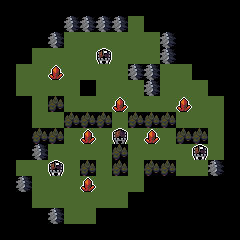

The image is a tile-based game level rendered from a .tmx file. Its description and complete source (layers, tilesets, objects, tile grids) follow:
An orthogonal 15x15 tile map with 16x16 px tiles, 3 tile layers (Tiles, Objects, Tier3), 6 hidden layers not drawn.

<map version="1.10" tiledversion="1.10.0" orientation="orthogonal" renderorder="right-down" width="15" height="15" tilewidth="16" tileheight="16" infinite="0" nextlayerid="33" nextobjectid="102">
 <editorsettings>
  <export format="MUD Templates" />
 </editorsettings>
 <tileset firstgid="1" source="../../../tilesets/map-maker-tileset.tsx" />
 <group id="17" name="Tiles" offsetx="2.84217e-14" offsety="0">
  <properties>
   <property name="entityLayer" type="bool" value="true" />
  </properties>
  <layer id="2" name="Tiles" width="15" height="15">
   <properties>
    <property name="prototypeLayer" type="bool" value="true" />
   </properties>
   <data encoding="csv">
0,0,0,0,0,0,0,0,0,0,0,0,0,0,0,
0,0,0,0,3,3,3,3,1,0,0,0,0,0,0,
0,0,0,3,1,1,1,1,1,1,3,0,0,0,0,
0,0,1,1,1,1,1,1,1,1,3,0,0,0,0,
0,1,1,1,1,1,1,1,3,3,1,1,0,0,0,
0,1,1,1,1,0,1,1,1,3,1,1,1,0,0,
0,0,1,2,1,1,1,1,1,1,1,1,1,1,0,
0,0,1,1,2,2,2,1,2,2,2,1,1,1,0,
0,0,2,2,1,1,1,1,1,1,1,2,2,1,0,
0,0,3,1,1,1,1,2,1,1,1,1,1,1,0,
0,1,1,1,1,2,1,2,1,2,2,1,1,3,0,
0,3,1,1,1,1,1,1,1,0,0,0,0,0,0,
0,0,1,1,1,1,1,1,0,0,0,0,0,0,0,
0,0,0,3,1,1,0,0,0,0,0,0,0,0,0,
0,0,0,0,0,0,0,0,0,0,0,0,0,0,0
</data>
  </layer>
 </group>
 <group id="15" name="Objects">
  <properties>
   <property name="entityLayer" type="bool" value="true" />
  </properties>
  <layer id="10" name="Objects" width="15" height="15">
   <properties>
    <property name="prototypeLayer" type="bool" value="true" />
   </properties>
   <data encoding="csv">
0,0,0,0,0,0,0,0,0,0,0,0,0,0,0,
0,0,0,0,0,0,0,0,0,0,0,0,0,0,0,
0,0,0,0,0,0,0,0,0,0,0,0,0,0,0,
0,0,0,0,0,0,10,0,0,0,0,0,0,0,0,
0,0,0,14,0,0,0,0,0,0,0,0,0,0,0,
0,0,0,0,0,0,0,0,0,0,0,0,0,0,0,
0,0,0,0,0,0,0,14,0,0,0,14,0,0,0,
0,0,0,0,0,0,0,0,0,0,0,0,0,0,0,
0,0,0,0,0,14,0,9,0,14,0,0,0,0,0,
0,0,0,0,0,0,0,0,0,0,0,0,10,0,0,
0,0,0,10,0,0,0,0,0,0,0,0,0,0,0,
0,0,0,0,0,14,0,0,0,0,0,0,0,0,0,
0,0,0,0,0,0,0,0,0,0,0,0,0,0,0,
0,0,0,0,0,0,0,0,0,0,0,0,0,0,0,
0,0,0,0,0,0,0,0,0,0,0,0,0,0,0
</data>
  </layer>
  <objectgroup id="18" name="Portals" />
 </group>
 <group id="11" name="Extras">
  <properties>
   <property name="entityLayer" type="bool" value="true" />
  </properties>
  <group id="20" name="Zone" visible="0">
   <properties>
    <property name="componentLayer" type="bool" value="true" />
    <property name="encoding" value="uint32" />
   </properties>
   <layer id="26" name="Zone5" width="15" height="15">
    <properties>
     <property name="value" type="int" value="5" />
    </properties>
    <data encoding="csv">
0,0,0,0,0,0,0,0,0,0,0,0,0,0,0,
0,0,0,0,0,0,0,0,0,0,0,0,0,0,0,
0,0,0,0,0,0,0,0,0,0,0,0,0,0,0,
0,0,0,0,0,0,0,0,0,0,0,0,0,0,0,
0,0,0,0,0,0,0,0,0,0,0,0,0,0,0,
0,0,0,0,0,0,0,0,0,0,0,0,0,0,0,
0,0,0,0,0,0,0,0,0,0,0,0,0,0,0,
0,0,0,0,0,0,0,0,0,0,0,0,0,0,0,
0,0,0,0,0,0,0,0,0,0,0,0,0,0,0,
0,0,0,0,0,0,0,0,0,0,0,0,0,0,0,
0,0,0,0,0,0,0,0,0,0,0,0,0,0,0,
0,0,0,0,0,0,0,0,0,0,0,0,0,0,0,
0,0,0,0,0,0,0,0,0,0,0,0,0,0,0,
0,0,0,0,0,0,0,0,0,0,0,0,0,0,0,
0,0,0,0,0,0,0,0,0,0,0,0,0,0,0
</data>
   </layer>
   <layer id="24" name="Zone4" width="15" height="15">
    <properties>
     <property name="value" type="int" value="4" />
    </properties>
    <data encoding="csv">
0,0,0,0,0,0,0,0,0,0,0,0,0,0,0,
0,0,0,0,0,0,0,0,0,0,0,0,0,0,0,
0,0,0,0,0,0,0,0,0,0,0,0,0,0,0,
0,0,0,0,0,0,0,0,0,0,0,0,0,0,0,
0,0,0,0,0,0,0,0,0,0,0,0,0,0,0,
0,0,0,0,0,0,0,0,0,0,0,0,0,0,0,
0,0,0,0,0,0,0,0,0,0,0,0,0,0,0,
0,0,0,0,0,0,0,0,0,0,0,0,0,0,0,
0,0,0,0,0,0,0,0,0,0,0,0,0,0,0,
0,0,0,0,0,0,0,0,0,0,0,0,0,0,0,
0,0,0,0,0,0,0,0,0,0,0,0,0,0,0,
0,0,0,0,0,0,0,0,0,0,0,0,0,0,0,
0,0,0,0,0,0,0,0,0,0,0,0,0,0,0,
0,0,0,0,0,0,0,0,0,0,0,0,0,0,0,
0,0,0,0,0,0,0,0,0,0,0,0,0,0,0
</data>
   </layer>
   <layer id="23" name="Zone3" width="15" height="15">
    <properties>
     <property name="value" type="int" value="3" />
    </properties>
    <data encoding="csv">
0,0,0,0,0,0,0,0,0,0,0,0,0,0,0,
0,0,0,0,0,0,0,0,0,0,0,0,0,0,0,
0,0,0,0,0,0,0,0,0,0,0,0,0,0,0,
0,0,0,0,0,0,0,0,0,0,0,0,0,0,0,
0,0,0,0,0,0,0,0,0,0,0,0,0,0,0,
0,0,0,0,0,0,0,0,0,0,0,0,0,0,0,
0,0,0,0,0,0,0,0,0,0,0,0,0,0,0,
0,0,0,0,0,0,0,0,0,0,0,0,0,0,0,
0,0,0,0,0,0,0,0,0,0,0,0,0,0,0,
0,0,0,0,0,0,0,0,0,0,0,0,0,0,0,
0,0,0,0,0,0,0,0,0,0,0,0,0,0,0,
0,0,0,0,0,0,0,0,0,0,0,0,0,0,0,
0,0,0,0,0,0,0,0,0,0,0,0,0,0,0,
0,0,0,0,0,0,0,0,0,0,0,0,0,0,0,
0,0,0,0,0,0,0,0,0,0,0,0,0,0,0
</data>
   </layer>
   <layer id="22" name="Zone2" width="15" height="15">
    <properties>
     <property name="value" type="int" value="2" />
    </properties>
    <data encoding="csv">
0,0,0,0,0,0,0,0,0,0,0,0,0,0,0,
0,0,0,0,0,0,0,0,0,0,0,0,0,0,0,
0,0,0,0,0,0,0,0,0,0,0,0,0,0,0,
0,0,0,0,0,0,0,0,0,0,0,0,0,0,0,
0,0,0,0,0,0,0,0,0,0,0,0,0,0,0,
0,0,0,0,0,0,0,0,0,0,0,0,0,0,0,
0,0,0,0,0,0,0,0,0,0,0,0,0,0,0,
0,0,0,0,0,0,0,0,0,0,0,0,0,0,0,
0,0,0,0,0,0,0,0,0,0,0,0,0,0,0,
0,0,0,0,0,0,0,0,0,0,0,0,0,0,0,
0,0,0,0,0,0,0,0,0,0,0,0,0,0,0,
0,0,0,0,0,0,0,0,0,0,0,0,0,0,0,
0,0,0,0,0,0,0,0,0,0,0,0,0,0,0,
0,0,0,0,0,0,0,0,0,0,0,0,0,0,0,
0,0,0,0,0,0,0,0,0,0,0,0,0,0,0
</data>
   </layer>
   <layer id="21" name="Zone1" width="15" height="15">
    <properties>
     <property name="value" type="int" value="1" />
    </properties>
    <data encoding="csv">
0,0,0,0,0,0,0,0,0,0,0,0,0,0,0,
0,0,0,0,0,0,0,0,0,0,0,0,0,0,0,
0,0,0,0,0,0,0,0,0,0,0,0,0,0,0,
0,0,0,0,0,0,0,0,0,0,0,0,0,0,0,
0,0,0,0,0,0,0,0,0,0,0,0,0,0,0,
0,0,0,0,0,0,0,0,0,0,0,0,0,0,0,
0,0,0,0,0,0,0,0,0,0,0,0,0,0,0,
0,0,0,0,0,0,0,0,0,0,0,0,0,0,0,
0,0,0,0,0,0,0,0,0,0,0,0,0,0,0,
0,0,0,0,0,0,0,0,0,0,0,0,0,0,0,
0,0,0,0,0,0,0,0,0,0,0,0,0,0,0,
0,0,0,0,0,0,0,0,0,0,0,0,0,0,0,
0,0,0,0,0,0,0,0,0,0,0,0,0,0,0,
0,0,0,0,0,0,0,0,0,0,0,0,0,0,0,
0,0,0,0,0,0,0,0,0,0,0,0,0,0,0
</data>
   </layer>
  </group>
  <group id="27" name="Tier">
   <properties>
    <property name="componentLayer" type="bool" value="true" />
    <property name="encoding" value="uint32" />
   </properties>
   <layer id="31" name="Tier3" width="15" height="15">
    <properties>
     <property name="value" type="int" value="3" />
    </properties>
    <data encoding="csv">
0,0,0,0,0,0,0,0,0,0,0,0,0,0,0,
0,0,0,0,0,0,0,0,0,0,0,0,0,0,0,
0,0,0,0,0,0,0,0,0,0,0,0,0,0,0,
0,0,0,0,0,0,0,0,0,0,0,0,0,0,0,
0,0,0,0,0,0,0,0,0,0,0,0,0,0,0,
0,0,0,0,0,0,0,0,0,0,0,0,0,0,0,
0,0,0,0,0,0,0,0,0,0,0,0,0,0,0,
0,0,0,0,0,0,0,0,0,0,0,0,0,0,0,
0,0,0,0,0,0,0,0,0,0,0,0,0,0,0,
0,0,0,0,0,0,0,0,0,0,0,0,0,0,0,
0,0,0,0,0,0,0,0,0,0,0,0,0,0,0,
0,0,0,0,0,0,0,0,0,0,0,0,0,0,0,
0,0,0,0,0,0,0,0,0,0,0,0,0,0,0,
0,0,0,0,0,0,0,0,0,0,0,0,0,0,0,
0,0,0,0,0,0,0,0,0,0,0,0,0,0,0
</data>
   </layer>
  </group>
 </group>
 <layer id="3" name="[UNUSED] Wang" width="15" height="15" visible="0">
  <data encoding="csv">
0,0,0,0,0,0,0,0,0,0,0,0,0,0,0,
0,0,0,0,0,0,0,0,0,0,0,0,0,0,0,
0,0,0,0,0,0,0,0,0,0,0,0,0,0,0,
0,0,0,0,0,0,0,0,0,0,0,0,0,0,0,
0,0,0,0,0,0,0,0,0,0,0,0,0,0,0,
0,0,0,0,0,0,0,0,0,0,0,0,0,0,0,
0,0,0,0,0,0,0,0,0,0,0,0,0,0,0,
0,0,0,0,0,0,0,0,0,0,0,0,0,0,0,
0,0,0,0,0,0,0,0,0,0,0,0,0,0,0,
0,0,0,0,0,0,0,0,0,0,0,0,0,0,0,
0,0,0,0,0,0,0,0,0,0,0,0,0,0,0,
0,0,0,0,0,0,0,0,0,0,0,0,0,0,0,
0,0,0,0,0,0,0,0,0,0,0,0,0,0,0,
0,0,0,0,0,0,0,0,0,0,0,0,0,0,0,
0,0,0,0,0,0,0,0,0,0,0,0,0,0,0
</data>
 </layer>
</map>
